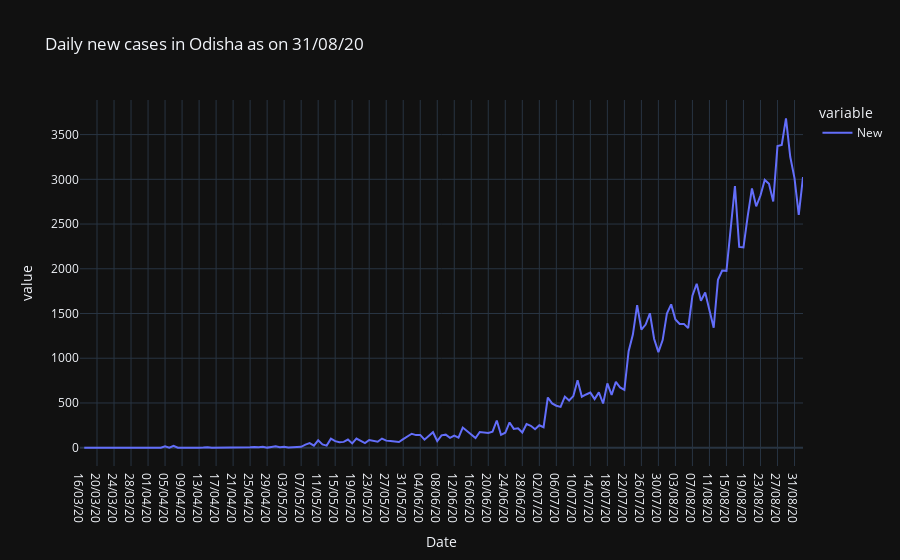

Notebook source saved alongside this figure:
### Code cell
df13 = pd.melt(dt, id_vars=['Date'], value_vars=['New'])
fig = px.line(df13, x="Date", y='value', color='variable', title=f"Daily new cases in Odisha as on {today}")
fig.show()

### Figure 1 — Plotly figure (JSON) as saved in the notebook; plotly's stock layout.template omitted (floating-point values rounded to 4 significant figures; data arrays with more than 128 entries replaced by an {"elided": "..."} marker saying what was removed)
{"data": [{"hovertemplate": "variable=New<br>Date=%{x}<br>value=%{y}<extra></extra>", "legendgroup": "New", "line": {"color": "#636efa", "dash": "solid"}, "mode": "lines", "name": "New", "orientation": "v", "showlegend": true, "type": "scatter", "x": {"elided": "171 str values"}, "xaxis": "x", "y": {"elided": "171 int values"}, "yaxis": "y"}], "layout": {"legend": {"title": {"text": "variable"}, "tracegroupgap": 0}, "title": {"text": "Daily new cases in Odisha as on 31/08/20"}, "xaxis": {"anchor": "y", "domain": [0, 1], "title": {"text": "Date"}}, "yaxis": {"anchor": "x", "domain": [0, 1], "title": {"text": "value"}}}}
